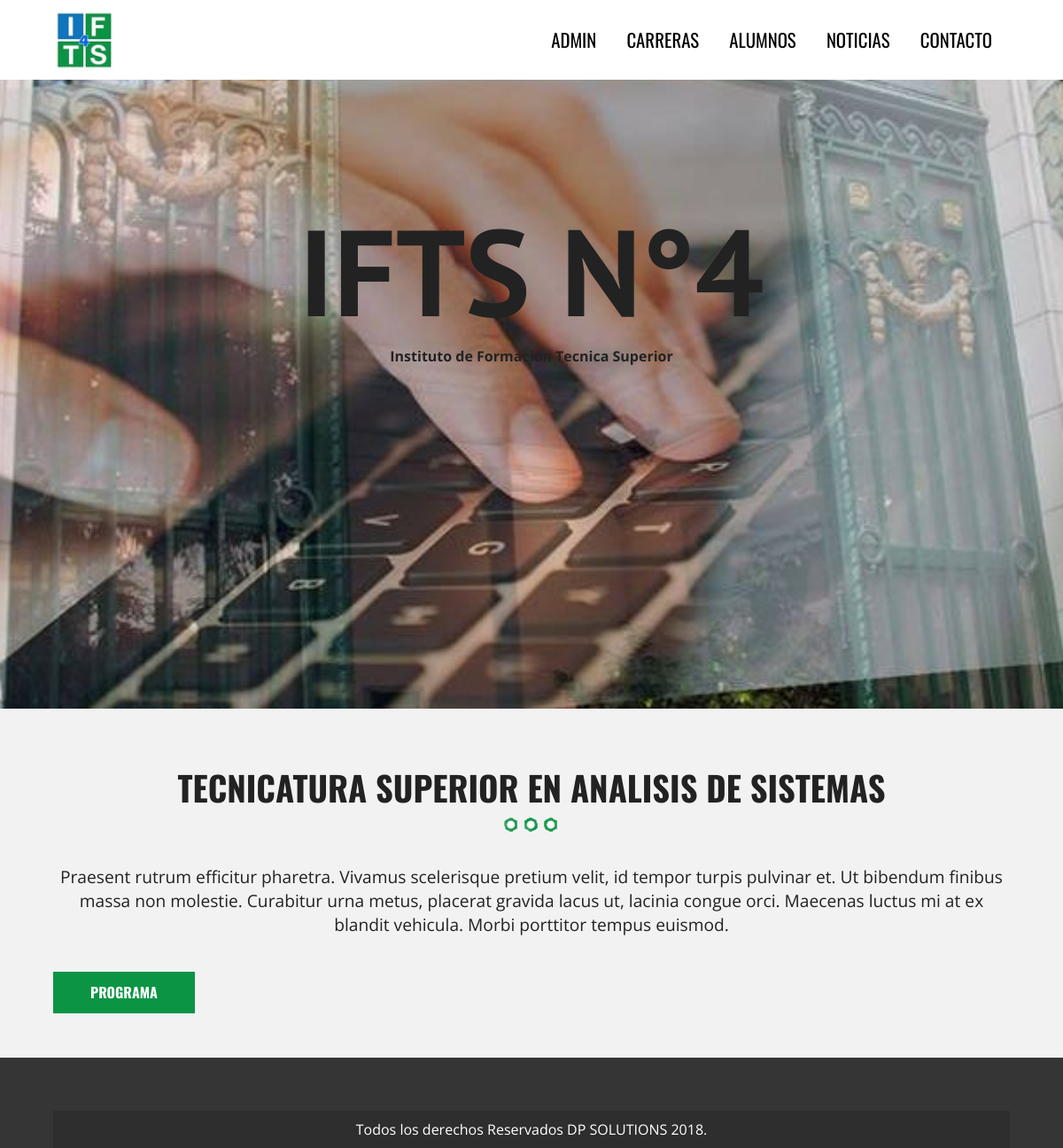
The page /carreras.php on the database its author committed.
### tables this page shows
CREATE TABLE `carreras` (
  `idCarreras` int(11) NOT NULL,
  `nombreCarrera` varchar(50) DEFAULT NULL,
  `descripCarrera` longtext NOT NULL,
  `programaCarrera` longtext
);

### carreras.php (the view, shortened to what this page needs)
<?php include_once 'includes/templates/header.php'; ?>
                <?php
                  try {
                    require_once('includes/funciones/bd_conexion.php');
                    $sql = "SELECT * FROM carreras";
                    $resultado = $conn->query($sql);
                  } catch (Exception $e) {
                    $error = $e->getMessage();
                  }
               ?>
        <section class="seccion contenedor">
             <?php while($carreras = $resultado->fetch_all(MYSQLI_ASSOC) ) { ?>
                     <?php foreach($carreras as $carrera): ?>
                      <h2><?php echo $carrera['nombreCarrera']; ?></h2>
                      <p><?php echo $carrera['descripCarrera']; ?></p>
                    <button class="button">PROGRAMA</button>
                     <?php endforeach; ?>
                 <?php } ?>
        </section>
    <?php include_once 'includes/templates/footer.php'; ?>

### css/main.css (style rules this page uses)
html { color: #222; font-size: 1em; line-height: 1.4; }
html { box-sizing: border-box; }
*,*:before,*:after { box-sizing: inherit; }
body { background-color: #f2f2f2; font-family: 'Open Sans', sans-serif; }
.contenedor { width: 98%; margin:0 auto; }
@media only screen and (min-width:480px) { .contenedor { width: 95%; } }
@media only screen and (min-width:768px) { .contenedor { width: 90%; } }
@media only screen and (min-width:992px) { .contenedor { width: 90%; max-width: 1100px; } }
.seccion { padding: 30px 0; }
.seccion p { font-size: 1.2em; text-align: center; }
h2 { font-family: 'Oswald', sans-serif; font-size: 2.4em; text-transform: uppercase; text-align: center; }
h2::after { content: ''; margin: 0 auto; background-image: url(../img/separador.png); height: 30px; width: 100px; display: block; }
.button { background-color: #0b9444; padding: 10px 40px; color: #ffffff; text-transform: uppercase; font-weight: bold; font-family: 'Oswald', sans-serif; text-decoration: none; font-size: 1em; margin-top: 20px; display: inline-block; transition: all .3s ease; border: 2px solid #0b9444; }

### rows shown on the page
carreras: nombreCarrera "TECNICATURA SUPERIOR EN ANALISIS DE SISTEMAS", descripCarrera "Praesent rutrum efficitur pharetra. Vivamus scelerisque pretium velit, id tempor turpis pulvinar et. Ut bibendum finibus massa non molestie. Curabitur urna metus, placerat gravida lacus ut, lacinia congue orci. Maecenas luctus mi at ex blandit vehicula. Morbi porttitor tempus euismod."
